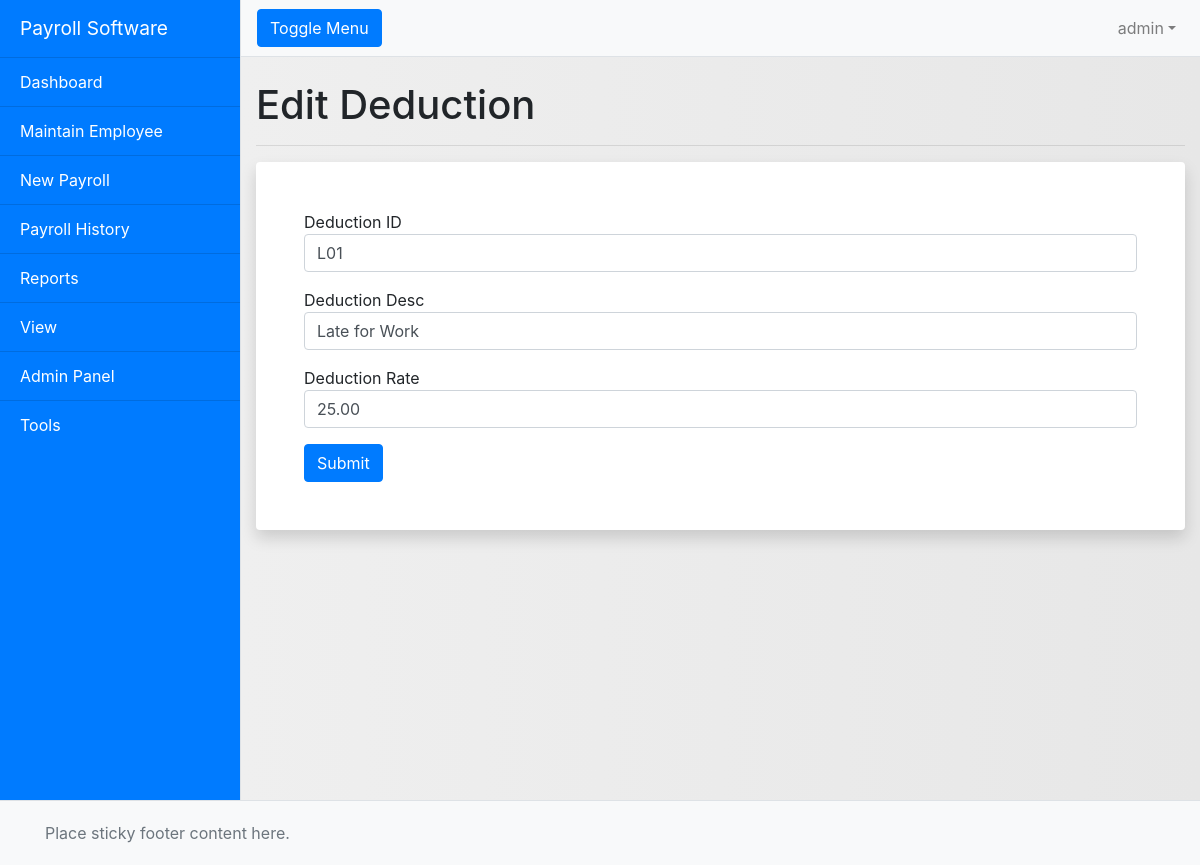
Page /editdeduction.php?id=12&desc=Late for Work&rate=25.00 (signed in) on the committed database.
### tables this page shows
CREATE TABLE `deduction` (
  `deduction_id` int(11) NOT NULL,
  `deduction_display_id` varchar(255) NOT NULL,
  `deduction_desc` varchar(255) NOT NULL,
  `deduction_rate` double(11,2) NOT NULL
);

### editdeduction.php (the view, shortened to what this page needs)
<?php
    include "conn.php";
    $deduction_id = $_GET["id"];
?>
<!DOCTYPE html>
<html lang="en">
<head>
<?php include "all_css.php"; ?>
</head>
<body>
<div class="d-flex" id="wrapper">
<?php include "sidebar.php"; ?>
<div id="page-content-wrapper">
<?php include "navbar.php"; ?>
<div class="container-fluid">
<h1 class="mt-4">Edit Deduction</h1>
<hr>
    <div class="p-5 bg-white rounded shadow mb-5">
        <?php
        $show_sql = mysqli_query($conn, "SELECT * FROM deduction WHERE deduction_id = '$deduction_id'");
          $show_data = mysqli_fetch_assoc($show_sql);
        $deduction_display_id = $show_data["deduction_display_id"];
        $deduction_desc = $show_data["deduction_desc"];
        $deduction_rate = $show_data["deduction_rate"];
        ?>
        <form action="editdeduction.php?id=<?php echo $deduction_id; ?>" method="post">
            <p>Deduction ID
            <input type="text" name="edited_id" value="<?php echo $deduction_display_id; ?>" class="form-control">
            </p>
            <p>Deduction Desc
            <input type="text" name="edited_desc" value="<?php echo $deduction_desc; ?>" class="form-control">
            </p>
            <p>Deduction Rate
            <input type="text" name="edited_rate" value="<?php echo $deduction_rate; ?>" class="form-control">
            </p>
            <input type="submit" name="submit" class="btn btn-primary">
        </form>
    </div>
</div>
</div>
</div>
<?php include "footer.php"; ?>
</body>
</html>

### rows in the picture
deduction: edited_id "L01", edited_desc "Late for Work", edited_rate "25.00"

### other values in the picture
$username "admin"
